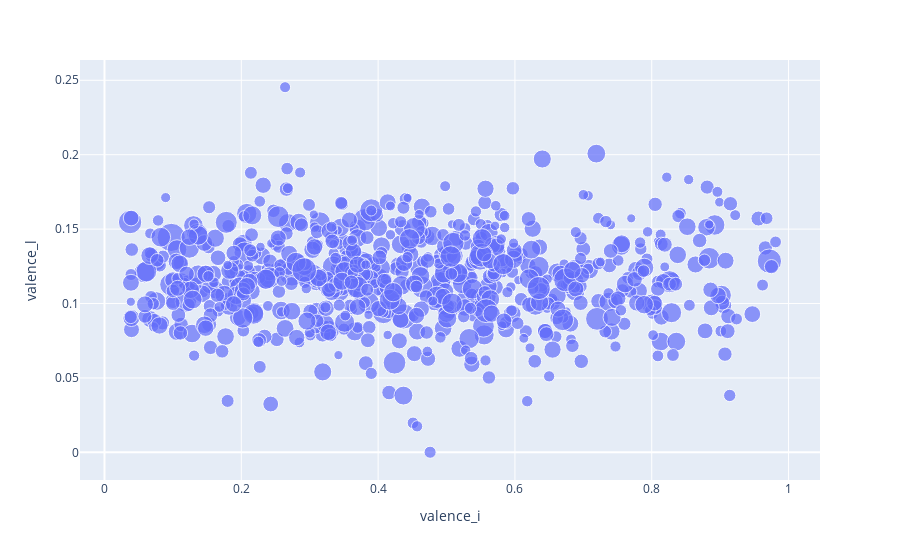

Notebook code for this chart:
### Code cell
# px.scatter(song_stats['valence_i'].astype(float),song_stats['valence_l'].astype(float),hover_data=song_stats.index)

px.scatter(song_stats, x="valence_i", y="valence_l", size="scored_words", hover_data=['name+artist'])

### Figure 1 — Plotly figure (JSON) as saved in the notebook; plotly's stock layout.template omitted (floating-point values rounded to 4 significant figures; data arrays with more than 128 entries replaced by an {"elided": "..."} marker saying what was removed)
{"data": [{"customdata": {"elided": "720x1 str values"}, "hovertemplate": "valence_i=%{x}<br>valence_l=%{y}<br>scored_words=%{marker.size}<br>name+artist=%{customdata[0]}<extra></extra>", "legendgroup": "", "marker": {"color": "#636efa", "size": {"elided": "720 int values"}, "sizemode": "area", "sizeref": 2.467, "symbol": "circle"}, "mode": "markers", "name": "", "orientation": "v", "showlegend": false, "type": "scatter", "x": {"elided": "720 float values"}, "xaxis": "x", "y": {"elided": "720 float values"}, "yaxis": "y"}], "layout": {"legend": {"itemsizing": "constant", "tracegroupgap": 0}, "margin": {"t": 60}, "xaxis": {"anchor": "y", "domain": [0, 1], "title": {"text": "valence_i"}}, "yaxis": {"anchor": "x", "domain": [0, 1], "title": {"text": "valence_l"}}}}
